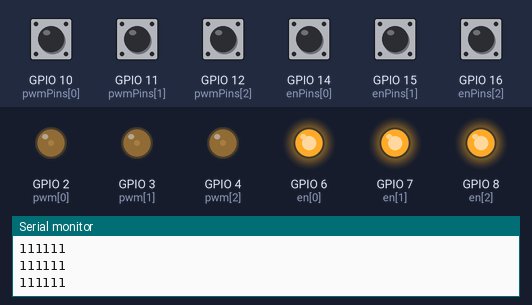
Recording of a sketch running on a simulated ESP32. On the bench: output pins drawn as LEDs (lit = HIGH), the last lines printed to the serial monitor. Inputs (shaded band) come from the test bench; at power-on: GPIO 10 (pwmPins[0]), GPIO 11 (pwmPins[1]), GPIO 12 (pwmPins[2]), GPIO 14 (enPins[0]), GPIO 15 (enPins[1]), GPIO 16 (enPins[2]) HIGH.

Above: at 1.2 s.
1.3 s: GPIO 10 (pwmPins[0]) pulled LOW for 0.15 s
At 2.0 s:
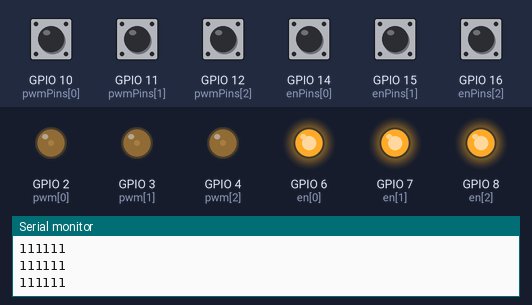
2.9 s: GPIO 11 (pwmPins[1]) pulled LOW for 0.15 s
At 4.2 s:
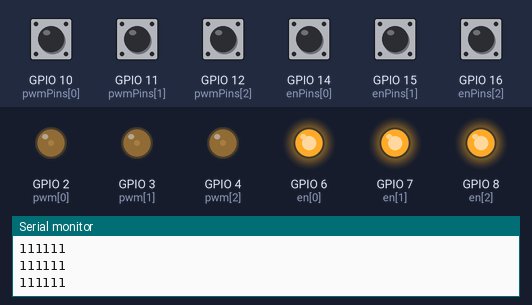
4.5 s: GPIO 12 (pwmPins[2]) pulled LOW for 0.15 s
At 5.6 s:
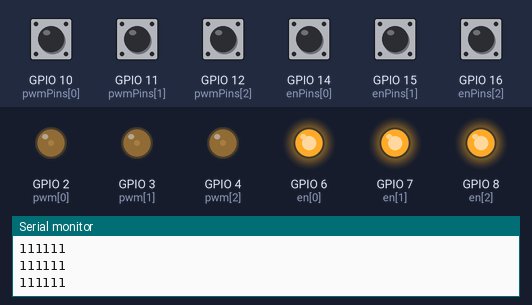
6.1 s: GPIO 14 (enPins[0]) pulled LOW for 0.15 s
At 6.18 s:
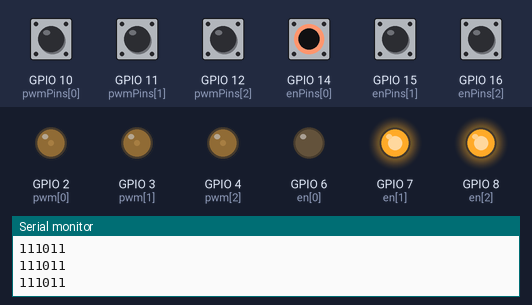
7.7 s: GPIO 15 (enPins[1]) pulled LOW for 0.15 s
At 7.78 s:
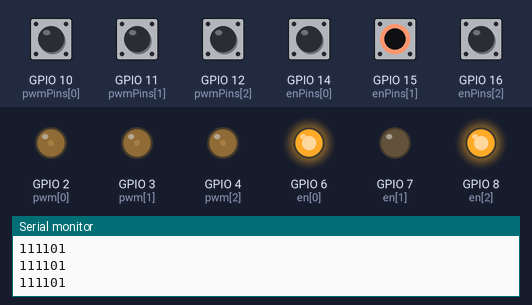
9.3 s: GPIO 16 (enPins[2]) pulled LOW for 0.15 s
At 9.38 s:
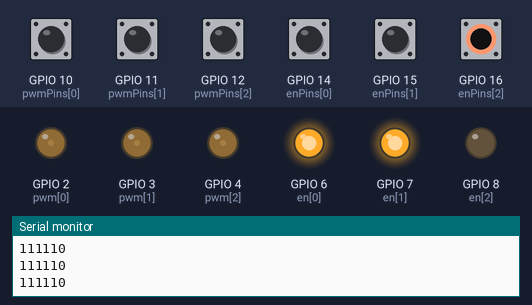
Timing chart, 0 to 11.9 s (numbered marks = the images above; inputs shaded):
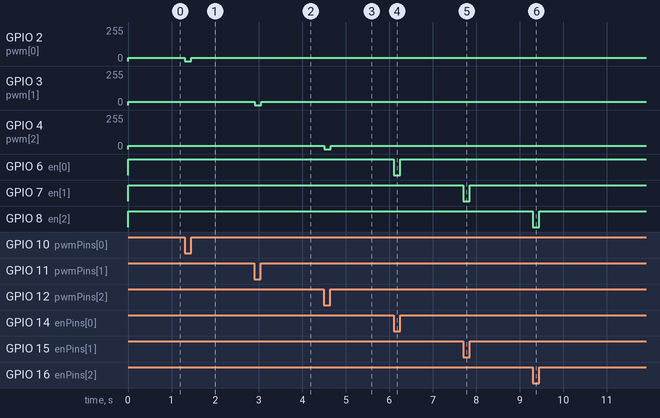

Measured:
- after the input at 1.3 s, GPIO 2 (pwm[0]): 25/255 → 0/255 at once, → 25/255 0.15 s later
- after the input at 2.9 s, GPIO 3 (pwm[1]): 25/255 → 0/255 at once, → 25/255 0.15 s later
- after the input at 4.5 s, GPIO 4 (pwm[2]): 25/255 → 0/255 at once, → 25/255 0.15 s later
- after the input at 6.1 s, GPIO 6 (en[0]): HIGH → LOW at once, → HIGH 0.15 s later
- after the input at 7.7 s, GPIO 7 (en[1]): HIGH → LOW at once, → HIGH 0.15 s later
- after the input at 9.3 s, GPIO 8 (en[2]): HIGH → LOW at once, → HIGH 0.15 s later

The sketch:

switches.ino
```cpp
const int d = 5;
const int pwmPins[3] = {10,11,12};
const int enPins[3] = {14,15,16};

const int pwm[3] = {2,3,4}; //GPIO{4,3,2}
const int en[3] = {6,7,8};
const int pwmChannel[3] = {0,1,2}; //PWM channels (0-15)

/*Frequency: max 40MHz*/
const int PWMFreq = 20000; //Hz
/*Resolution: 1-16 bits*/
const int PWMResolution = 10; //1-16 bits (10 bits = 1024 bins)
/*Duty cycle dependent on resolution*/
const int MAX_DUTY_CYCLE = (int)(pow(2, PWMResolution) - 1);
const int LIMIT_MAX_DUTY_CYCLE = (int) (0.49 * MAX_DUTY_CYCLE);

int pwmA[MAX_DUTY_CYCLE];

int pwmStatus[3];
int enStatus[3];

int duty = (int) (0.1*MAX_DUTY_CYCLE);

boolean forward = true;
boolean pwmSwitchState;
boolean enSwitchState;

String msg1;
String msg2;

void setup() {
  // put your setup code here, to run once:
  for(int i=0; i<MAX_DUTY_CYCLE; i++){
    float angleA = (2 * 3.14 * i) / MAX_DUTY_CYCLE;

    float sinAngle = 0.5 * (sin(angleA) + 1);

    pwmA[i] = (int) (LIMIT_MAX_DUTY_CYCLE * sinAngle);

  }

  for(int i=0; i<3; i++){
    pinMode(pwm[i], OUTPUT);
    pinMode(en[i], OUTPUT);
    pinMode(pwmPins[i], INPUT_PULLUP);
    pinMode(enPins[i], INPUT_PULLUP);
    ledcSetup(pwmChannel[i], PWMFreq, PWMResolution);
    ledcAttachPin(pwm[i], pwmChannel[i]);
  }

  Serial.begin(9600);

}

void loop() {
  // put your main code here, to run repeatedly:
  msg1 = "";
  msg2 = "";
  for(int i=0; i<3; i++){
    pwmSwitchState = digitalRead(pwmPins[i]);
    enSwitchState = digitalRead(enPins[i]);

    msg1 += pwmSwitchState;
    msg2 += enSwitchState;

    if(pwmSwitchState != pwmStatus[i]){
      if(pwmSwitchState == 0){
      //analogWrite(pwm[i], 0);
      ledcWrite(pwmChannel[i], 0);
      }
      else{
      //analogWrite(pwm[i], 0.1*MAX_DUTY_CYCLE);
      ledcWrite(pwmChannel[i], duty);
      }
      pwmStatus[i] = pwmSwitchState;
    }

    if(enSwitchState != enStatus[i]){
      if(enSwitchState == 0){
        digitalWrite(en[i], LOW);
      }
      else{
        digitalWrite(en[i], HIGH);
      }
      enStatus[i] = enSwitchState;
    }

  }

  Serial.println(msg1+msg2);

}
```
